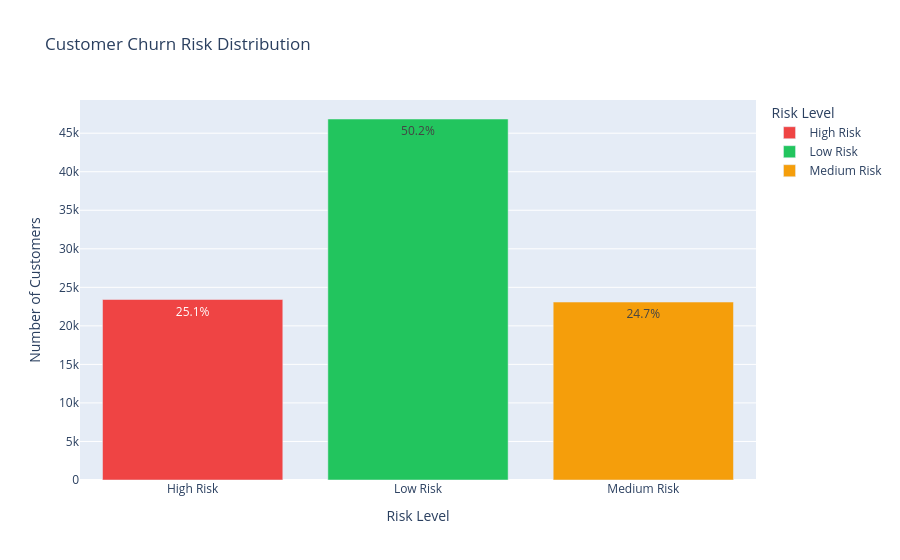
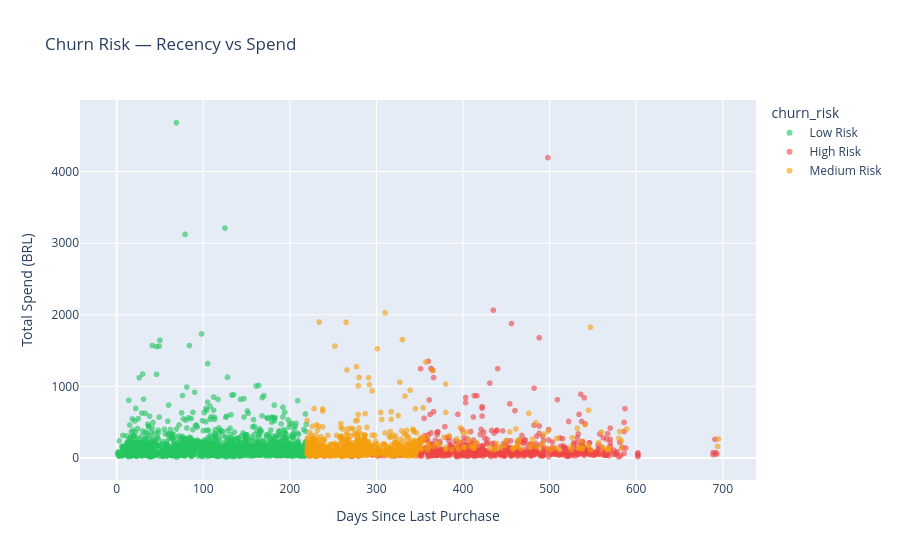

Source (notebook cell) for these figures, in order:
### Code cell
import pandas as pd
import numpy as np
import plotly.express as px
import joblib
import warnings
import os
warnings.filterwarnings("ignore")

os.chdir(r"E:\retailpulse")

rfm = pd.read_csv("data/processed/rfm.csv")

# ── Churn Risk based on RFM Segments ──────────────────────
# This is the industry standard approach for marketplace data
# where almost all customers are one-time buyers

def churn_risk(row):
    if row["segment"] in ["Champions","Loyal Customers",
                           "Potential Loyalists"]:
        return "Low Risk"
    elif row["segment"] in ["At Risk","Big Spenders"]:
        return "Medium Risk"
    else:  # Lost, Cant Lose Them, Hibernating
        return "High Risk"

rfm["churn_risk"] = rfm.apply(churn_risk, axis=1)

# Churn probability based on recency (normalized 0-1)
rfm["churn_probability"] = (rfm["recency"] /
                             rfm["recency"].max()).round(4)

# Summary
print("="*50)
print("  CHURN RISK ASSESSMENT")
print("="*50)
risk_summary = rfm.groupby("churn_risk").agg(
    customers     = ("customer_id_unique","count"),
    avg_monetary  = ("monetary","mean"),
    total_revenue = ("monetary","sum")
).round(2).reset_index()

risk_summary["pct"] = (risk_summary["customers"] /
                        len(rfm) * 100).round(1)

print(risk_summary.to_string(index=False))

total_at_risk = rfm[rfm["churn_risk"].isin(
    ["High Risk","Medium Risk"])]["monetary"].sum()
print(f"\n💰 Revenue at risk from churning customers:")
print(f"   BRL {total_at_risk:,.0f}")

# Top high risk customers by spend
high_risk = (rfm[rfm["churn_risk"]=="High Risk"]
             .sort_values("monetary", ascending=False)
             .head(10))

print(f"\n🔴 Top 10 High-Risk customers by spend:")
print(high_risk[["customer_id_unique","segment",
                  "recency","monetary",
                  "churn_probability"]].to_string(index=False))

# Visualize
fig = px.bar(risk_summary,
             x="churn_risk",
             y="customers",
             color="churn_risk",
             title="Customer Churn Risk Distribution",
             text="pct",
             color_discrete_map={
                 "Low Risk":    "#22c55e",
                 "Medium Risk": "#f59e0b",
                 "High Risk":   "#ef4444"},
             labels={"customers":"Number of Customers",
                     "churn_risk":"Risk Level"})
fig.update_traces(texttemplate="%{text}%")
fig.show()

fig2 = px.scatter(rfm.sample(3000, random_state=42),
                  x="recency",
                  y="monetary",
                  color="churn_risk",
                  color_discrete_map={
                      "Low Risk":    "#22c55e",
                      "Medium Risk": "#f59e0b",
                      "High Risk":   "#ef4444"},
                  title="Churn Risk — Recency vs Spend",
                  labels={
                      "recency":"Days Since Last Purchase",
                      "monetary":"Total Spend (BRL)"},
                  opacity=0.6)
fig2.show()

# Save
rfm.to_csv("data/processed/rfm_churn.csv", index=False)
print("\n✅ Churn risk saved!")

### Figure 1 — Plotly figure (JSON) as saved in the notebook; plotly's stock layout.template omitted (floating-point values rounded to 4 significant figures)
{"data": [{"hovertemplate": "Risk Level=%{x}<br>Number of Customers=%{y}<br>pct=%{text}<extra></extra>", "legendgroup": "High Risk", "marker": {"color": "#ef4444", "pattern": {"shape": ""}}, "name": "High Risk", "orientation": "v", "showlegend": true, "text": [25.1], "textposition": "auto", "texttemplate": "%{text}%", "type": "bar", "x": ["High Risk"], "xaxis": "x", "y": [23419], "yaxis": "y"}, {"hovertemplate": "Risk Level=%{x}<br>Number of Customers=%{y}<br>pct=%{text}<extra></extra>", "legendgroup": "Low Risk", "marker": {"color": "#22c55e", "pattern": {"shape": ""}}, "name": "Low Risk", "orientation": "v", "showlegend": true, "text": [50.2], "textposition": "auto", "texttemplate": "%{text}%", "type": "bar", "x": ["Low Risk"], "xaxis": "x", "y": [46841], "yaxis": "y"}, {"hovertemplate": "Risk Level=%{x}<br>Number of Customers=%{y}<br>pct=%{text}<extra></extra>", "legendgroup": "Medium Risk", "marker": {"color": "#f59e0b", "pattern": {"shape": ""}}, "name": "Medium Risk", "orientation": "v", "showlegend": true, "text": [24.7], "textposition": "auto", "texttemplate": "%{text}%", "type": "bar", "x": ["Medium Risk"], "xaxis": "x", "y": [23090], "yaxis": "y"}], "layout": {"barmode": "relative", "legend": {"title": {"text": "Risk Level"}, "tracegroupgap": 0}, "title": {"text": "Customer Churn Risk Distribution"}, "xaxis": {"anchor": "y", "categoryarray": ["High Risk", "Low Risk", "Medium Risk"], "categoryorder": "array", "domain": [0, 1], "title": {"text": "Risk Level"}}, "yaxis": {"anchor": "x", "domain": [0, 1], "title": {"text": "Number of Customers"}}}}

### Figure 2 — Plotly figure (JSON) as saved in the notebook; plotly's stock layout.template omitted (floating-point values rounded to 4 significant figures; data arrays with more than 128 entries replaced by an {"elided": "..."} marker saying what was removed)
{"data": [{"hovertemplate": "churn_risk=Low Risk<br>Days Since Last Purchase=%{x}<br>Total Spend (BRL)=%{y}<extra></extra>", "legendgroup": "Low Risk", "marker": {"color": "#22c55e", "opacity": 0.6, "symbol": "circle"}, "mode": "markers", "name": "Low Risk", "showlegend": true, "type": "scattergl", "x": {"elided": "1523 int values"}, "xaxis": "x", "y": {"elided": "1523 float values"}, "yaxis": "y"}, {"hovertemplate": "churn_risk=High Risk<br>Days Since Last Purchase=%{x}<br>Total Spend (BRL)=%{y}<extra></extra>", "legendgroup": "High Risk", "marker": {"color": "#ef4444", "opacity": 0.6, "symbol": "circle"}, "mode": "markers", "name": "High Risk", "showlegend": true, "type": "scattergl", "x": {"elided": "745 int values"}, "xaxis": "x", "y": {"elided": "745 float values"}, "yaxis": "y"}, {"hovertemplate": "churn_risk=Medium Risk<br>Days Since Last Purchase=%{x}<br>Total Spend (BRL)=%{y}<extra></extra>", "legendgroup": "Medium Risk", "marker": {"color": "#f59e0b", "opacity": 0.6, "symbol": "circle"}, "mode": "markers", "name": "Medium Risk", "showlegend": true, "type": "scattergl", "x": {"elided": "732 int values"}, "xaxis": "x", "y": {"elided": "732 float values"}, "yaxis": "y"}], "layout": {"legend": {"title": {"text": "churn_risk"}, "tracegroupgap": 0}, "title": {"text": "Churn Risk — Recency vs Spend"}, "xaxis": {"anchor": "y", "domain": [0, 1], "title": {"text": "Days Since Last Purchase"}}, "yaxis": {"anchor": "x", "domain": [0, 1], "title": {"text": "Total Spend (BRL)"}}}}
